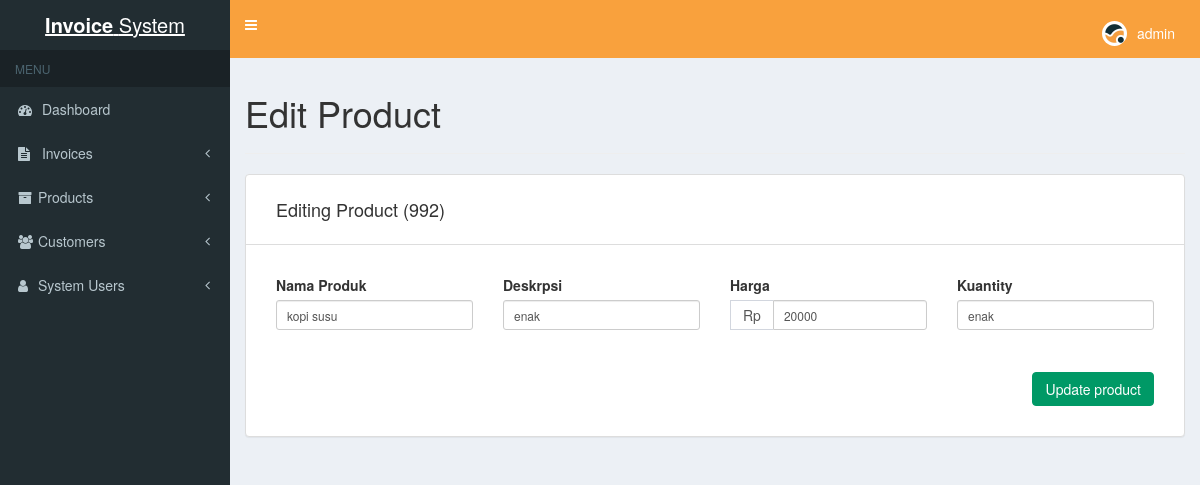
The app's page /product-edit.php?id=992 (signed in) with its own data.
### tables this page shows
CREATE TABLE `products` (
  `product_id` int NOT NULL,
  `product_name` text NOT NULL,
  `product_desc` text,
  `product_price` varchar(255) NOT NULL,
  `qty` int NOT NULL
);

### product-edit.php (the view, shortened to what this page needs)
<?php
include('header.php');
$getID = $_GET['id'];
$mysqli = new mysqli(DATABASE_HOST, DATABASE_USER, DATABASE_PASS, DATABASE_NAME);
$query = "SELECT * FROM products WHERE product_id = '" . $mysqli->real_escape_string($getID) . "'";
$result = mysqli_query($mysqli, $query);
if($result) {
	while ($row = mysqli_fetch_assoc($result)) {
		$product_name = $row['product_name'];
		$product_desc = $row['product_desc'];
		$product_price = $row['product_price'];
	}
}
?>
<h1>Edit Product</h1>
<hr>
<div class="row">
	<div class="col-xs-12">
		<div class="panel panel-default">
			<div class="panel-heading">
				<h4>Editing Product (<?php echo $getID; ?>)</h4>
			</div>
			<div class="panel-body form-group form-group-sm">
				<form method="post" id="update_product">
					<div class="row">
						<div class="col-xs-3">
							<label for="id_pegawai">Nama Produk</label>
							<input type="text" class="form-control required" name="product_name"
								placeholder="Enter product name" value="<?php echo $product_name; ?>">
						</div>
						<div class="col-xs-3">
							<label for="id_pegawai">Deskrpsi</label>
							<input type="text" class="form-control required" name="product_desc"
								placeholder="Enter product description" value="<?php echo $product_desc; ?>">
						</div>
						<div class="col-xs-3">
							<label for="id_pegawai">Harga</label>
							<div class="input-group">
								<span class="input-group-addon"><?php echo CURRENCY ?></span>
								<input type="text" name="product_price" class="form-control required" placeholder="0.00"
									aria-describedby="sizing-addon1" value="<?php echo $product_price; ?>">
							</div>
						</div>
						<div class="col-xs-3">
							<label for="id_pegawai">Kuantity</label>
							<input type="text" class="form-control required" name="product_desc"
								placeholder="Enter product description" value="<?php echo $product_desc; ?>">
						</div>
					</div>
					<div class="row">
						<div class="col-xs-12 margin-top btn-group">
							<input type="submit" id="action_update_product" class="btn btn-success float-right"
								value="Update product" data-loading-text="Updating...">
						</div>
					</div>
				</form>
			</div>
		</div>
	</div>
		<?php
	include('footer.php');
?>

### css/styles.css (style rules this page uses)
body { padding: 0; }
.btn-success { background-color: #009966; border-color: #009966; }
.panel-body { padding: 30px 30px 15px 30px; }
.panel-heading { padding: 15px 30px 15px 30px; }
.float-right { float: right !important; }
.margin-top { margin-top: 3em; }

### records on screen
products: product_name "kopi susu", product_desc "enak", product_price "20000"

### other values on screen
$_SESSION['login_username'] "admin"
$getID "992"
CURRENCY "Rp"
